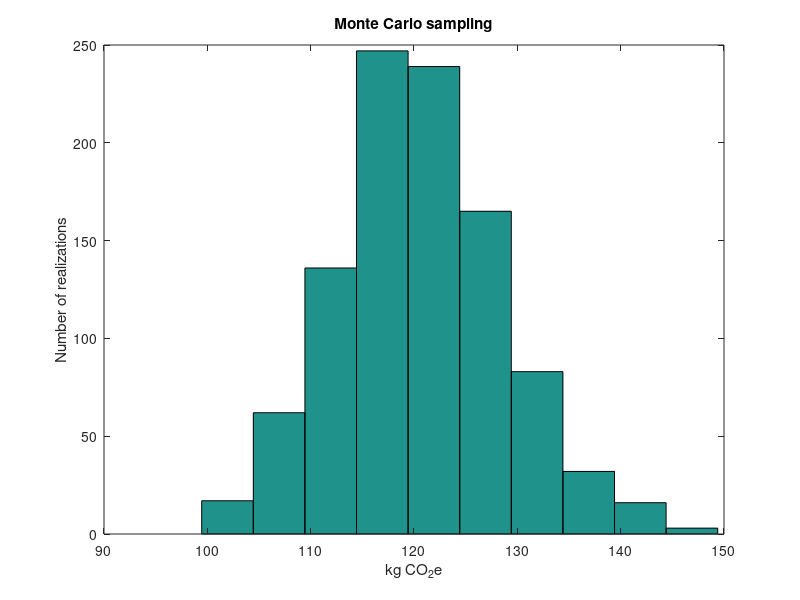

The MATLAB source for this figure:
%Procedure:     Uncertainty propagation for matrix-based LCA
%Method:        Monte Carlo simulation (normal random)
%Author:        Evelyne Groen {evelyne [dot] groen [at] gmail [dot] com}
%Last update:   14/10/2016 
%Toolbox:       statistics_toolbox
 

A=[10 0; -2 100];   %A-matrix
B=[1 10];           %B-matrix
f=[1000; 0];        %Functional unit vector f

g_LCA=B*(A\f);      %Total CO_2 emissions (deterministic result)

N=1000;             %Sample size%

%Monte Carlo simulation assuming normal distributions (normrnd)
%The mean equals the initial values of A and B
%The standard deviation equals 5% of the mean of A and B

CV=0.05;            %Relative variation (CV=std/mu): 5%

for i=1:N; %repetitions %
    A_sam=normrnd(A, abs(CV*A));  %A_sam is the sampled matrix A
    B_sam=normrnd(B, abs(CV*B));  %B_sam is the sampled matrix B
    g(i)=B_sam*(A_sam\f);         %g(i) contains the result for each Nth iteration
end

meang=mean(g);      %mean
stdg=std(g);        %standard deviation

figure(1)
hist(g)
hTitle=title('Monte Carlo sampling');
hXLabel=xlabel('kg CO_{2}e');
hYLabel=ylabel('Number of realizations');

